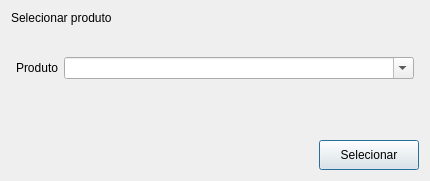
<?xml version="1.0" encoding="UTF-8"?>
<ui version="4.0">
 <class>SelectProductDialog</class>
 <widget class="QDialog" name="SelectProductDialog">
  <property name="geometry">
   <rect>
    <x>0</x>
    <y>0</y>
    <width>430</width>
    <height>181</height>
   </rect>
  </property>
  <property name="minimumSize">
   <size>
    <width>430</width>
    <height>181</height>
   </size>
  </property>
  <property name="maximumSize">
   <size>
    <width>430</width>
    <height>181</height>
   </size>
  </property>
  <property name="windowTitle">
   <string>Controlo de Produção - Seleciona Produto</string>
  </property>
  <property name="windowIcon">
   <iconset resource="resources.qrc">
    <normaloff>:/images/images/logo-uartronica-final-mini.png</normaloff>:/images/images/logo-uartronica-final-mini.png</iconset>
  </property>
  <property name="styleSheet">
   <string notr="true">font: 10pt &quot;MS Shell Dlg 2&quot;;</string>
  </property>
  <layout class="QVBoxLayout" name="verticalLayout">
   <item alignment="Qt::AlignTop">
    <widget class="QLabel" name="label_2">
     <property name="styleSheet">
      <string notr="true">font: 75 11pt &quot;MS Shell Dlg 2&quot;;</string>
     </property>
     <property name="text">
      <string>Selecionar produto</string>
     </property>
    </widget>
   </item>
   <item>
    <spacer name="verticalSpacer_2">
     <property name="orientation">
      <enum>Qt::Vertical</enum>
     </property>
     <property name="sizeType">
      <enum>QSizePolicy::Fixed</enum>
     </property>
     <property name="sizeHint" stdset="0">
      <size>
       <width>20</width>
       <height>10</height>
      </size>
     </property>
    </spacer>
   </item>
   <item>
    <layout class="QFormLayout" name="formLayout">
     <property name="leftMargin">
      <number>5</number>
     </property>
     <property name="topMargin">
      <number>5</number>
     </property>
     <property name="rightMargin">
      <number>5</number>
     </property>
     <item row="0" column="0">
      <widget class="QLabel" name="label">
       <property name="text">
        <string>Produto</string>
       </property>
      </widget>
     </item>
     <item row="0" column="1">
      <widget class="QComboBox" name="combobox_product">
       <property name="enabled">
        <bool>true</bool>
       </property>
       <property name="editable">
        <bool>true</bool>
       </property>
      </widget>
     </item>
    </layout>
   </item>
   <item>
    <spacer name="verticalSpacer_3">
     <property name="orientation">
      <enum>Qt::Vertical</enum>
     </property>
     <property name="sizeType">
      <enum>QSizePolicy::Fixed</enum>
     </property>
     <property name="sizeHint" stdset="0">
      <size>
       <width>20</width>
       <height>5</height>
      </size>
     </property>
    </spacer>
   </item>
   <item>
    <widget class="QLabel" name="label_form_error">
     <property name="styleSheet">
      <string notr="true">color: rgb(255, 0, 0);</string>
     </property>
     <property name="text">
      <string/>
     </property>
    </widget>
   </item>
   <item>
    <spacer name="verticalSpacer">
     <property name="orientation">
      <enum>Qt::Vertical</enum>
     </property>
     <property name="sizeType">
      <enum>QSizePolicy::Fixed</enum>
     </property>
     <property name="sizeHint" stdset="0">
      <size>
       <width>20</width>
       <height>20</height>
      </size>
     </property>
    </spacer>
   </item>
   <item alignment="Qt::AlignRight">
    <widget class="QPushButton" name="btn_submit">
     <property name="enabled">
      <bool>true</bool>
     </property>
     <property name="minimumSize">
      <size>
       <width>100</width>
       <height>30</height>
      </size>
     </property>
     <property name="text">
      <string>Selecionar</string>
     </property>
    </widget>
   </item>
  </layout>
 </widget>
 <resources>
  <include location="resources.qrc"/>
 </resources>
 <connections/>
</ui>
